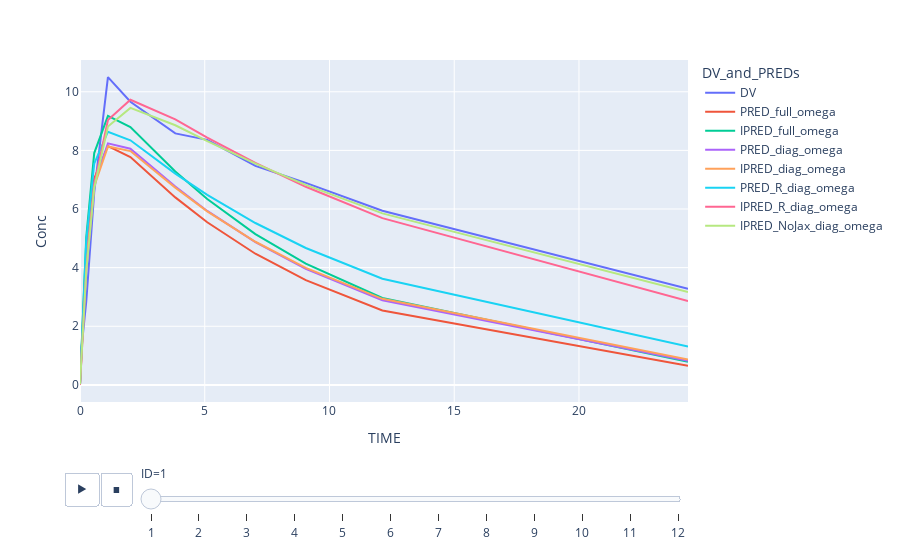

Notebook code cell kept with this figure:
### Code cell
#the jax prediction process does not seem to be working properly. The IPREd w/ jax should be much closer given that the fitted params are similar between
#jax, pymc and scipy
all_pred_df = pd.concat([all_pred_df, pred_df])
all_pred_df['ID'] = all_pred_df['ID'].astype(int)
px.line(data_frame=all_pred_df, x = 'TIME', y = 'Conc', color = 'DV_and_PREDs', animation_frame='ID')

### Figure 1 — Plotly figure (JSON) as saved in the notebook; plotly's stock layout.template omitted (floating-point values rounded to 4 significant figures)
{"data": [{"hovertemplate": "DV_and_PREDs=DV<br>ID=1<br>TIME=%{x}<br>Conc=%{y}<extra></extra>", "legendgroup": "DV", "line": {"color": "#636efa", "dash": "solid"}, "marker": {"symbol": "circle"}, "mode": "lines", "name": "DV", "orientation": "v", "showlegend": true, "type": "scatter", "x": [0.0, 0.25, 0.57, 1.12, 2.02, 3.82, 5.1, 7.03, 9.05, 12.12, 24.37], "xaxis": "x", "y": [0.74, 2.84, 6.57, 10.5, 9.66, 8.58, 8.36, 7.47, 6.89, 5.94, 3.28], "yaxis": "y"}, {"hovertemplate": "DV_and_PREDs=PRED_full_omega<br>ID=1<br>TIME=%{x}<br>Conc=%{y}<extra></extra>", "legendgroup": "PRED_full_omega", "line": {"color": "#EF553B", "dash": "solid"}, "marker": {"symbol": "circle"}, "mode": "lines", "name": "PRED_full_omega", "orientation": "v", "showlegend": true, "type": "scatter", "x": [0.0, 0.25, 0.57, 1.12, 2.02, 3.82, 5.1, 7.03, 9.05, 12.12, 24.37], "xaxis": "x", "y": [0.02164, 4.5, 7.044, 8.144, 7.771, 6.396, 5.547, 4.475, 3.574, 2.539, 0.6496], "yaxis": "y"}, {"hovertemplate": "DV_and_PREDs=IPRED_full_omega<br>ID=1<br>TIME=%{x}<br>Conc=%{y}<extra></extra>", "legendgroup": "IPRED_full_omega", "line": {"color": "#00cc96", "dash": "solid"}, "marker": {"symbol": "circle"}, "mode": "lines", "name": "IPRED_full_omega", "orientation": "v", "showlegend": true, "type": "scatter", "x": [0.0, 0.25, 0.57, 1.12, 2.02, 3.82, 5.1, 7.03, 9.05, 12.12, 24.37], "xaxis": "x", "y": [0.02436, 5.036, 7.909, 9.18, 8.794, 7.281, 6.34, 5.145, 4.135, 2.966, 0.7883], "yaxis": "y"}, {"hovertemplate": "DV_and_PREDs=PRED_diag_omega<br>ID=1<br>TIME=%{x}<br>Conc=%{y}<extra></extra>", "legendgroup": "PRED_diag_omega", "line": {"color": "#ab63fa", "dash": "solid"}, "marker": {"symbol": "circle"}, "mode": "lines", "name": "PRED_diag_omega", "orientation": "v", "showlegend": true, "type": "scatter", "x": [0.0, 0.25, 0.57, 1.12, 2.02, 3.82, 5.1, 7.03, 9.05, 12.12, 24.37], "xaxis": "x", "y": [0.02211, 4.267, 6.889, 8.24, 8.058, 6.766, 5.935, 4.87, 3.959, 2.89, 0.8235], "yaxis": "y"}, {"hovertemplate": "DV_and_PREDs=IPRED_diag_omega<br>ID=1<br>TIME=%{x}<br>Conc=%{y}<extra></extra>", "legendgroup": "IPRED_diag_omega", "line": {"color": "#FFA15A", "dash": "solid"}, "marker": {"symbol": "circle"}, "mode": "lines", "name": "IPRED_diag_omega", "orientation": "v", "showlegend": true, "type": "scatter", "x": [0.0, 0.25, 0.57, 1.12, 2.02, 3.82, 5.1, 7.03, 9.05, 12.12, 24.37], "xaxis": "x", "y": [0.02179, 4.193, 6.783, 8.132, 7.976, 6.729, 5.922, 4.883, 3.99, 2.936, 0.8632], "yaxis": "y"}, {"hovertemplate": "DV_and_PREDs=PRED_R_diag_omega<br>ID=1<br>TIME=%{x}<br>Conc=%{y}<extra></extra>", "legendgroup": "PRED_R_diag_omega", "line": {"color": "#19d3f3", "dash": "solid"}, "marker": {"symbol": "circle"}, "mode": "lines", "name": "PRED_R_diag_omega", "orientation": "v", "showlegend": true, "type": "scatter", "x": [0.0, 0.25, 0.57, 1.12, 2.02, 3.82, 5.1, 7.03, 9.05, 12.12, 24.37], "xaxis": "x", "y": [0.0, 4.902, 7.547, 8.636, 8.343, 7.209, 6.483, 5.523, 4.67, 3.619, 1.309], "yaxis": "y"}, {"hovertemplate": "DV_and_PREDs=IPRED_R_diag_omega<br>ID=1<br>TIME=%{x}<br>Conc=%{y}<extra></extra>", "legendgroup": "IPRED_R_diag_omega", "line": {"color": "#FF6692", "dash": "solid"}, "marker": {"symbol": "circle"}, "mode": "lines", "name": "IPRED_R_diag_omega", "orientation": "v", "showlegend": true, "type": "scatter", "x": [0.0, 0.25, 0.57, 1.12, 2.02, 3.82, 5.1, 7.03, 9.05, 12.12, 24.37], "xaxis": "x", "y": [0.0, 3.89, 6.823, 9.032, 9.728, 9.055, 8.437, 7.571, 6.759, 5.688, 2.858], "yaxis": "y"}, {"hovertemplate": "DV_and_PREDs=IPRED_NoJax_diag_omega<br>ID=1<br>TIME=%{x}<br>Conc=%{y}<extra></extra>", "legendgroup": "IPRED_NoJax_diag_omega", "line": {"color": "#B6E880", "dash": "solid"}, "marker": {"symbol": "circle"}, "mode": "lines", "name": "IPRED_NoJax_diag_omega", "orientation": "v", "showlegend": true, "type": "scatter", "x": [0.0, 0.25, 0.57, 1.12, 2.02, 3.82, 5.1, 7.03, 9.05, 12.12, 24.37], "xaxis": "x", "y": [0.0241, 3.869, 6.717, 8.812, 9.451, 8.857, 8.315, 7.549, 6.823, 5.851, 3.168], "yaxis": "y"}], "layout": {"legend": {"title": {"text": "DV_and_PREDs"}, "tracegroupgap": 0}, "margin": {"t": 60}, "sliders": [{"active": 0, "currentvalue": {"prefix": "ID="}, "len": 0.9, "pad": {"b": 10, "t": 60}, "steps": [{"args": [["1"], {"frame": {"duration": 0, "redraw": false}, "fromcurrent": true, "mode": "immediate", "transition": {"duration": 0, "easing": "linear"}}], "label": "1", "method": "animate"}, {"args": [["2"], {"frame": {"duration": 0, "redraw": false}, "fromcurrent": true, "mode": "immediate", "transition": {"duration": 0, "easing": "linear"}}], "label": "2", "method": "animate"}, {"args": [["3"], {"frame": {"duration": 0, "redraw": false}, "fromcurrent": true, "mode": "immediate", "transition": {"duration": 0, "easing": "linear"}}], "label": "3", "method": "animate"}, {"args": [["4"], {"frame": {"duration": 0, "redraw": false}, "fromcurrent": true, "mode": "immediate", "transition": {"duration": 0, "easing": "linear"}}], "label": "4", "method": "animate"}, {"args": [["5"], {"frame": {"duration": 0, "redraw": false}, "fromcurrent": true, "mode": "immediate", "transition": {"duration": 0, "easing": "linear"}}], "label": "5", "method": "animate"}, {"args": [["6"], {"frame": {"duration": 0, "redraw": false}, "fromcurrent": true, "mode": "immediate", "transition": {"duration": 0, "easing": "linear"}}], "label": "6", "method": "animate"}, {"args": [["7"], {"frame": {"duration": 0, "redraw": false}, "fromcurrent": true, "mode": "immediate", "transition": {"duration": 0, "easing": "linear"}}], "label": "7", "method": "animate"}, {"args": [["8"], {"frame": {"duration": 0, "redraw": false}, "fromcurrent": true, "mode": "immediate", "transition": {"duration": 0, "easing": "linear"}}], "label": "8", "method": "animate"}, {"args": [["9"], {"frame": {"duration": 0, "redraw": false}, "fromcurrent": true, "mode": "immediate", "transition": {"duration": 0, "easing": "linear"}}], "label": "9", "method": "animate"}, {"args": [["10"], {"frame": {"duration": 0, "redraw": false}, "fromcurrent": true, "mode": "immediate", "transition": {"duration": 0, "easing": "linear"}}], "label": "10", "method": "animate"}, {"args": [["11"], {"frame": {"duration": 0, "redraw": false}, "fromcurrent": true, "mode": "immediate", "transition": {"duration": 0, "easing": "linear"}}], "label": "11", "method": "animate"}, {"args": [["12"], {"frame": {"duration": 0, "redraw": false}, "fromcurrent": true, "mode": "immediate", "transition": {"duration": 0, "easing": "linear"}}], "label": "12", "method": "animate"}], "x": 0.1, "xanchor": "left", "y": 0, "yanchor": "top"}], "updatemenus": [{"buttons": [{"args": [null, {"frame": {"duration": 500, "redraw": false}, "fromcurrent": true, "mode": "immediate", "transition": {"duration": 500, "easing": "linear"}}], "label": "&#9654;", "method": "animate"}, {"args": [[null], {"frame": {"duration": 0, "redraw": false}, "fromcurrent": true, "mode": "immediate", "transition": {"duration": 0, "easing": "linear"}}], "label": "&#9724;", "method": "animate"}], "direction": "left", "pad": {"r": 10, "t": 70}, "showactive": false, "type": "buttons", "x": 0.1, "xanchor": "right", "y": 0, "yanchor": "top"}], "xaxis": {"anchor": "y", "domain": [0, 1], "title": {"text": "TIME"}}, "yaxis": {"anchor": "x", "domain": [0, 1], "title": {"text": "Conc"}}}}
